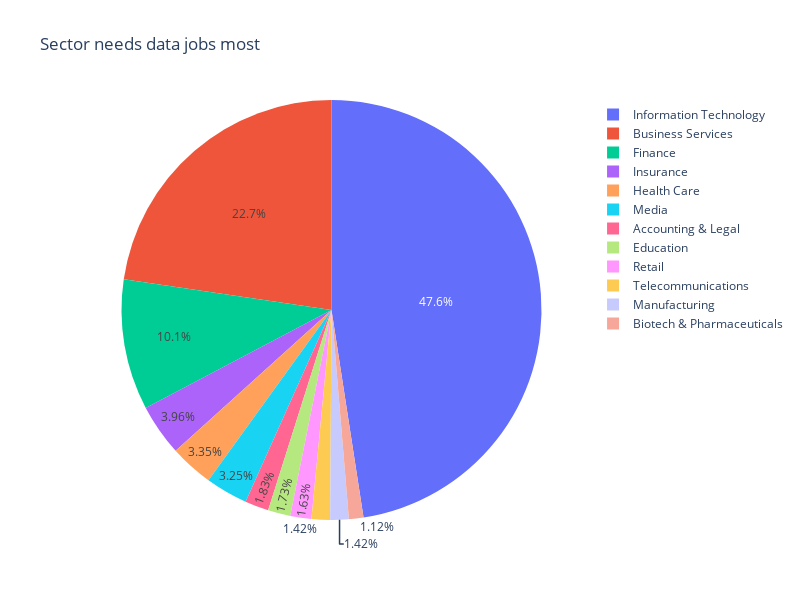

Notebook source saved alongside this figure:
### Code cell
fig = px.pie(sector, names=sector[sector>10].index, values=sector[sector>10].values, title='Sector needs data jobs most',\
            width= 800, height=600, color_discrete_sequence= px.colors.qualitative.Plotly)
fig.show()

### Figure 1 — Plotly figure (JSON) as saved in the notebook; plotly's stock layout.template omitted (floating-point values rounded to 4 significant figures)
{"data": [{"domain": {"x": [0, 1], "y": [0, 1]}, "hovertemplate": "label=%{label}<br>value=%{value}<extra></extra>", "labels": ["Information Technology", "Business Services", "Finance", "Insurance", "Health Care", "Media", "Accounting & Legal", "Education", "Retail", "Telecommunications", "Manufacturing", "Biotech & Pharmaceuticals"], "legendgroup": "", "name": "", "showlegend": true, "type": "pie", "values": [468, 223, 99, 39, 33, 32, 18, 17, 16, 14, 14, 11]}], "layout": {"height": 600, "legend": {"tracegroupgap": 0}, "piecolorway": ["#636EFA", "#EF553B", "#00CC96", "#AB63FA", "#FFA15A", "#19D3F3", "#FF6692", "#B6E880", "#FF97FF", "#FECB52"], "title": {"text": "Sector needs data jobs most"}, "width": 800}}
